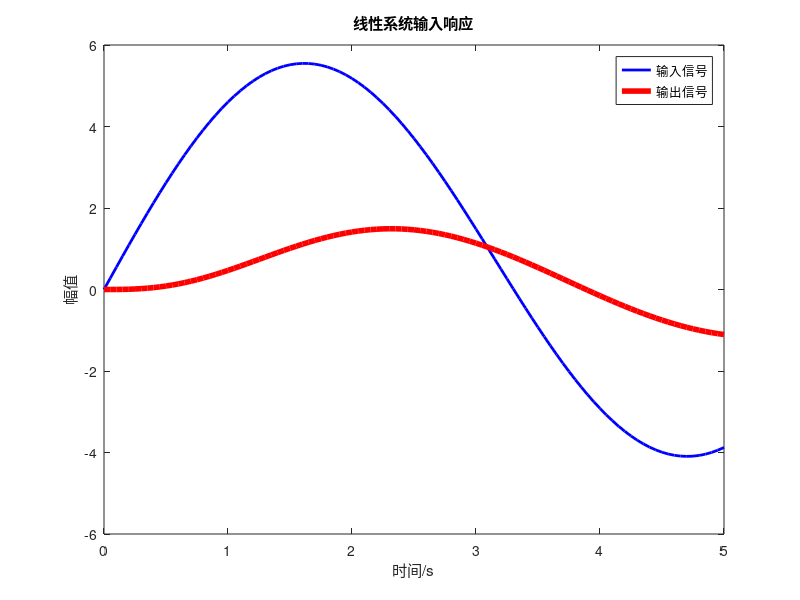

Recreate this plot in MATLAB.
sys_tf = tf([0 0 1],[1 2 4]);
t = 0:0.05:5;
u = 5*sin(t)+1-exp(-0.5*t);
[y,t1,x] = lsim(sys_tf,u,t);
plot(t,u,'b','LineWidth',2)
hold;
plot(t1,y,'r','LineWidth',4)
%%
legend('输入信号','输出信号')
xlabel('时间/s')
ylabel('幅值')
title('线性系统输入响应')
%saveas(gcf,'f1b.eps')